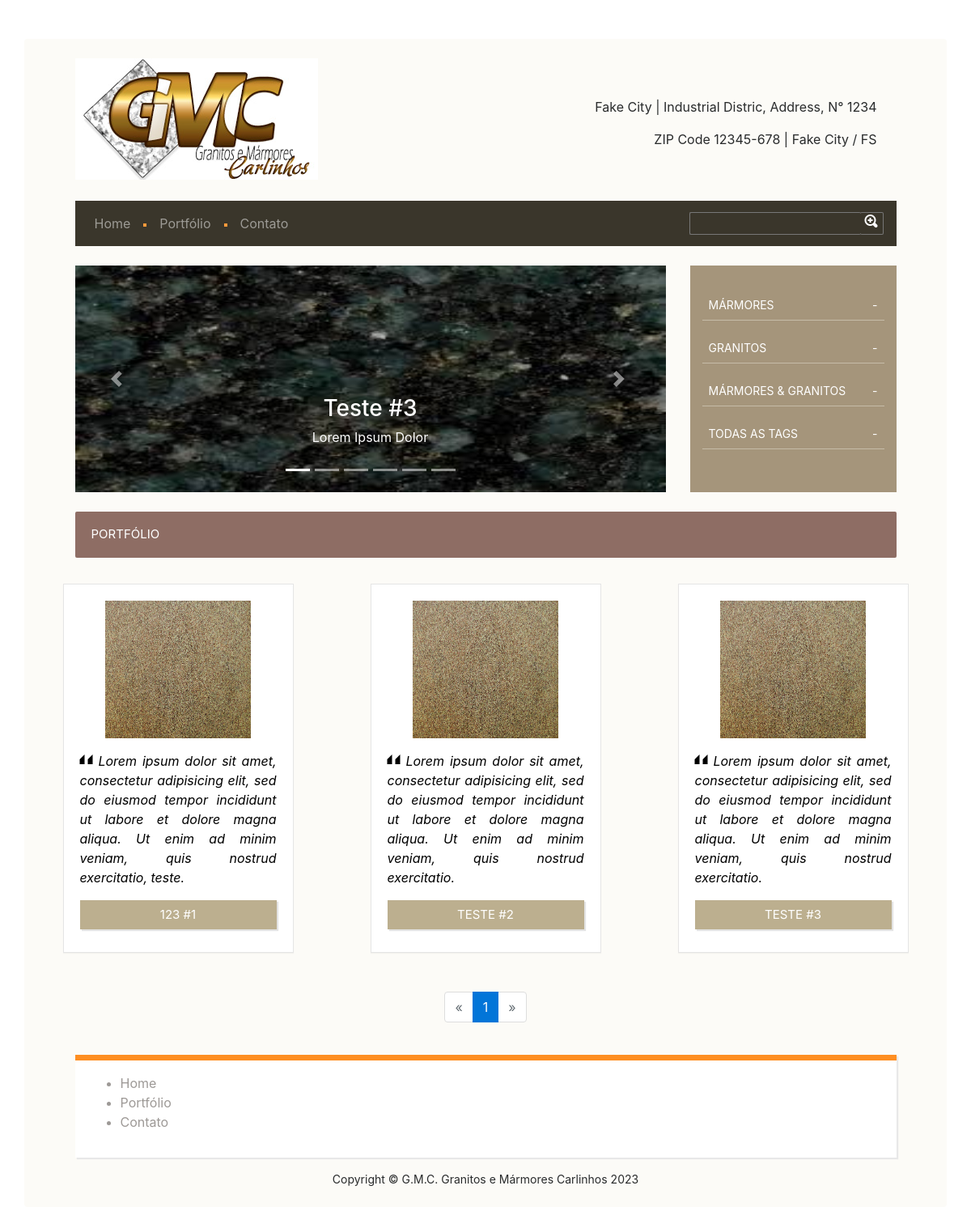
Screenshot of /portfolio.php with the database file from the repository.
### tables this page shows
CREATE TABLE IF NOT EXISTS `slide` (
  `id` int(11) NOT NULL AUTO_INCREMENT,
  `titulo` varchar(50) NOT NULL,
  `descricao` varchar(150) NOT NULL,
  `imagem` varchar(255) NOT NULL,
  PRIMARY KEY (`id`)
);

CREATE TABLE IF NOT EXISTS `portfolio` (
  `id` int(11) NOT NULL AUTO_INCREMENT,
  `titulo` varchar(35) NOT NULL,
  `descricao` varchar(300) NOT NULL,
  `imagem` varchar(255) NOT NULL,
  PRIMARY KEY (`id`)
);

### portfolio.php (the view, shortened to what this page needs)
<?php
include_once ('config.php');
include_once ('include/functions.php');
do_header("Portfólio");
$page = isset($_GET['p']) ? $_GET['p'] : 1;
$sql = "SELECT COUNT(*) FROM portfolio;";
$query = $conn->query($sql);
$num_rows = $query->fetch_array();
$num_rows = $num_rows[0];
$max_rows = 12;
$num_pages = ceil($num_rows / $max_rows);
$page = clamp($page, 1, $num_pages);
$min_rows = ($page * $max_rows) - $max_rows;
$sql = "SELECT imagem, descricao, titulo FROM portfolio ORDER BY titulo ASC LIMIT $min_rows, $max_rows;";
$query = $conn->query($sql);
if ($query->num_rows > 0)
{
	$count = 0;
	while ($row = $query->fetch_array())
	{
		if ($count == 0)
			echo "\n<div class=\"row justify-content-around mb-5\">";
		echo "\n\n<div class=\"col-10 col-md-3 my-3 my-md-0 col-item\">
	<img src=\"$row[0]\" alt=\"$row[2]\">
	<p><span class=\"oi oi-align-center\" data-glyph=\"double-quote-sans-right\"></span> <i>$row[1]</i></p>
	<h4 class=\"mt-3\">$row[2]</h4>
</div>";
		$count++;
		if ($count == 3)
		{
			echo "\n\n</div>";
			$count = 0;
		}
	}
	pagination($page, $num_pages, "portfolio.php?");
}
else
	echo "<div class=\"text-center\">Nenhum registro foi encontrado no banco de dados.</div>";
do_footer();
?>

### include/functions.php (shortened to what this page needs)
<?php
function do_header($title)
{
global $conn;
?>
<!DOCTYPE html>
<html>
<head>
	<link rel="stylesheet" type="text/css" href="bootstrap/css/bootstrap.min.css">
	<link rel="stylesheet" type="text/css" href="open-iconic-master/css/open-iconic.min.css">
	<link rel="stylesheet" type="text/css" href="css/style.css">
</head>
<body>
<div class="container mt-5 pt-4 pb-4 rounded" style="background-color: #fcfbf7;">
	<div class="row justify-content-center">
		<div class="col-11 col-md-6">
			<div id="gmc-logo">
				<img src="img/gmc_logo.jpg">
			</div>
		</div>
		<div class="col-11 col-md-5 mt-4">
			<div class="p-4 rounded text-center text-md-right">
				<p>Fake City | Industrial Distric, Address, N° 1234</p>
				<p>ZIP Code 12345-678 | Fake City / FS</p>
			</div>
		</div>
	</div>
	<div class="row">
		<div class="col-11 mx-auto">
			<nav class="navbar navbar-inverse navbar-toggleable mt-4" style="background-color: #3a362b;">
				<div class="collapse navbar-collapse" id="navbar-content">
					<ul class="navbar-nav mr-auto">
						<li class="nav-item">
							<a class="nav-link" href="<?php echo BASE_URL; ?>">Home</a>
						</li>
						<li class="nav-item mx-2 my-auto d-none d-sm-inline">
							<img src="img/box.png" class="nav-item-box">
						</li>
						<li class="nav-item">
							<a class="nav-link" href="portfolio.php">Portfólio</a>
						</li>
						<li class="nav-item mx-2 my-auto d-none d-sm-inline">
							<img src="img/box.png" class="nav-item-box">
						</li>
						<li class="nav-item">
							<a class="nav-link" href="contato.php">Contato</a>
						</li>
					</ul>
					<form action="#" method="POST" id="form-search" class="my-auto">
						<div id="nav-input-search">
							<input type="text" id="input-search"></input>
							<button type="submit">
								<span class="oi oi-align-center" data-glyph="zoom-in"></span>
							</button>
						</div>
					</form>
				</div>
			</nav>
		</div>
	</div>
	<div class="row mt-4 justify-content-center">
		<div class="col-11 col-md-8 mb-md-0">
			<div id="carousel" class="carousel slide" data-ride="carousel">
				<ol class="carousel-indicators">
					<?php
					$limit = 6;
					$sql = "SELECT COUNT(*) FROM slide;";
					$query = $conn->query($sql);
					$num_rows = $query->fetch_array();
					$num_rows = min($limit, $num_rows[0]);
					for ($i = 0; $i < $num_rows; $i++)
					{
						switch ($i)
						{
							case 0:
								echo "<li data-target=\"#carousel\" data-slide-to=\"$i\" class=\"active\"></li>";
								break;
							default:
								echo "<li data-target=\"#carousel\" data-slide-to=\"$i\"></li>";
								break;
						}
					}
					?>
				</ol>
				<div class="carousel-inner" role="listbox">
					<?php
					$sql = "SELECT imagem, titulo, descricao FROM slide ORDER BY RAND() LIMIT 0, $limit;";
					$query = $conn->query($sql);
					$active = true;
					while ($row = $query->fetch_array())
					{
						switch ($active)
						{
							case true:
								echo "<div class=\"carousel-item active\">";
								$active = false;
								break;
							case false:
								echo "\n<div class=\"carousel-item\">";
								break;
						}
						echo "\n<img class=\"d-block img-fluid\" src=\"$row[0]\">
						<div class=\"carousel-caption\">
								<h3>$row[1]</h3>
								<p>$row[2]</p>
							</div>
						</div>";
					}
					?>
				</div>
				<a class="carousel-control-prev" href="#carousel" role="button" data-slide="prev">
					<span class="carousel-control-prev-icon" aria-hidden="true"></span>
				</a>
				<a class="carousel-control-next" href="#carousel" role="button" data-slide="next">
					<span class="carousel-control-next-icon" aria-hidden="true"></span>
				</a>
			</div>
		</div>
		<div class="col-11 mt-4 col-md-3 mt-md-0">
			<div id="sidebar">
				<a href="<?php echo BASE_URL; ?>?tag=Mármore">Mármores<div class="float-right">-</div></a>
				<a href="<?php echo BASE_URL; ?>?tag=Granito">Granitos<div class="float-right">-</div></a>
				<a href="<?php echo BASE_URL; ?>">Mármores & Granitos<div class="float-right">-</div></a>
				<a href="<?php echo BASE_URL; ?>tags.php">Todas as tags<div class="float-right">-</div></a>
			</div>
		</div>
	</div>
	<div class="row">
		<div class="col-11 mx-auto my-4">
			<h4 class="h4-title"><?php echo $title; ?></h4>
		</div>
	</div>
<?php
}
function do_footer()
{
?>
<div class="row">
	<div class="col-11 mx-auto">
		<footer class="p-3 mt-4">
			<ul>
				<li>
					<a href="<?php echo BASE_URL; ?>">Home</a>
				</li>
				<li>
					<a href="portfolio.php">Portfólio</a>
				</li>
				<li>
					<a href="contato.php">Contato</a>
				</li>
			</ul>
		</footer>
	</div>
</div>
<div class="text-center mt-3" style="font-size: 14px;">
	Copyright &copy; G.M.C. Granitos e Mármores Carlinhos <?php echo date("Y"); ?>
</div>
</div>
</body>
</html>
<?php
}
function pagination($page, $num_pages, $href)
{
$href = BASE_URL . $href;
echo "<div class=\"row\">
<div class=\"col-11 mx-auto\">
<ul class=\"pagination justify-content-center\">";
$back_page = $page - 1;
if ($back_page > 0)
{
	echo "<li class=\"page-item\">
		<a href=\"" . $href . "p=$back_page\" class=\"page-link\">&laquo;</a>
	</li>";
}
else
{
	echo "<li class=\"page-item disabled\">
		<a href=\"#\" class=\"page-link\">&laquo;</a>
	</li>";
}
for ($i = max(1, $page - 4); $i <= min($num_pages, $page + 4); $i++)
{
	switch ($i)
	{
		case $page:
			echo "<li class=\"page-item active\">
				<a href=\"" . $href . "p=$i\" class=\"page-link\">$i</a>
			</li>";
			break;
	}
}
$next_page = $page + 1;
if ($next_page <= $num_pages)
{
	echo "<li class=\"page-item\">
		<a href=\"" . $href . "p=$next_page\" class=\"page-link\">&raquo;</a>
	</li>";
}
else
{
	echo "<li class=\"page-item disabled\">
		<a href=\"#\" class=\"page-link\">&raquo;</a>
	</li>";
}
echo "</ul>
</div>
</div>";
}
function clamp($value, $minvalue, $maxvalue)
{
	if ($value <= $minvalue)
		return $minvalue;
	return $value;
}
?>

### css/style.css (style rules this page uses)
body { background-image: url("../img/body_background.jpg"); }
footer { background-color: #fff; border-top: 7px solid #fe8e22; box-shadow: 2px 2px 1px #e8e8e8; color: #9d9996; }
footer a { color: #9d9996; }
.nav-item-box { width: 4px; }
.h4-title { background: #8e6d64; color: #fff; text-transform: uppercase; padding: 20px; font-weight: normal; font-size: 15px; border-radius: 2px; min-width: 150px; }
#nav-input-search input[type=text] { background: none; border: 1px solid #777; border-radius: 2px; border-right: none; color: #fff; }
#nav-input-search button[type=submit] { background: none; border: 1px solid #777; border-radius: 2px; border-left: none; color: #fff; cursor: pointer; margin-left: -6px; }
.disabled { cursor: not-allowed; }
.col-item { background: #fff; border: 1px solid #e5e5e5; -webkit-box-shadow: 0 1px 1px rgba(0,0,0,.04); box-shadow: 0 1px 1px rgba(0,0,0,.04); text-align: center; padding: 20px; min-height: 295px; min-width: 240px; }
.col-item h4 { color: #fff; font-weight: normal; text-transform: uppercase; font-size: 15px; background: #bcaf8f; padding: 10px; box-shadow: 2px 2px 1px #e3e3e3; }
.col-item img { width: 180px; height: 170px; }
.col-item p, .col-item a { text-align: justify; margin-top: 1rem; margin-bottom: 1rem; color: #000; }
#carousel img { width: 100%; height: 280px; }
#sidebar { padding: 15px; background-color: #a5957b; padding-bottom: 2.65em; height: 280px; }
#sidebar > a { margin-top: 15px; padding: 8px; color: #fff; text-transform: uppercase; font-size: 14px; border-bottom: 1px solid #c6bca8; display: block; }

### rows the page displays
slide: imagem (picture), titulo "Teste #3", descricao "Lorem Ipsum Dolor"
portfolio: imagem (picture), descricao "Lorem ipsum dolor sit amet, consectetur adipisicing elit, sed do eiusmod tempor incididunt ut labore et dolore magna aliqua. Ut enim ad minim veniam, quis nostrud exercitatio, teste.", titulo "123 #1"
portfolio: imagem (picture), descricao "Lorem ipsum dolor sit amet, consectetur adipisicing elit, sed do eiusmod tempor incididunt ut labore et dolore magna aliqua. Ut enim ad minim veniam, quis nostrud exercitatio.", titulo "TESTE #2"
portfolio: imagem (picture), descricao "Lorem ipsum dolor sit amet, consectetur adipisicing elit, sed do eiusmod tempor incididunt ut labore et dolore magna aliqua. Ut enim ad minim veniam, quis nostrud exercitatio.", titulo "TESTE #3"

### other values shown
$title "PORTFÓLIO"
